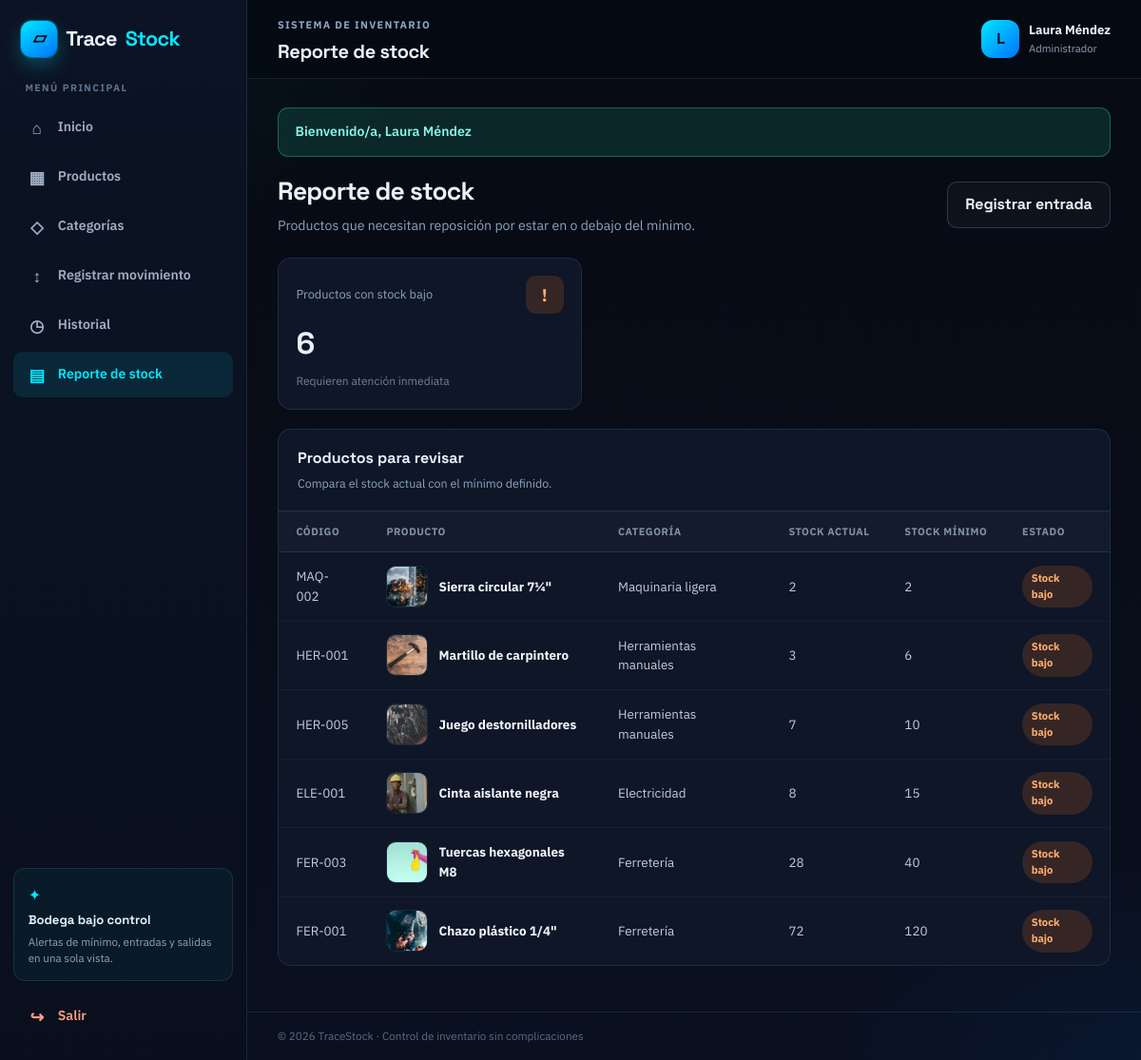
The page /reporte.php (signed in) on the database its author committed.
### tables this page shows
CREATE TABLE producto (
  id_producto   INT UNSIGNED AUTO_INCREMENT PRIMARY KEY,
  codigo        VARCHAR(30)  NOT NULL UNIQUE,
  nombre        VARCHAR(100) NOT NULL,
  descripcion   TEXT NULL,
  precio        DECIMAL(10,2) NOT NULL DEFAULT 0,
  stock_actual  INT NOT NULL DEFAULT 0,
  stock_minimo  INT NOT NULL DEFAULT 0,
  imagen        VARCHAR(120) NULL,
  id_categoria  INT UNSIGNED NOT NULL,
  CONSTRAINT fk_producto_categoria
    FOREIGN KEY (id_categoria) REFERENCES categoria(id_categoria)
    ON UPDATE CASCADE
    ON DELETE RESTRICT
);

CREATE TABLE categoria (
  id_categoria INT UNSIGNED AUTO_INCREMENT PRIMARY KEY,
  nombre       VARCHAR(100) NOT NULL UNIQUE
);

### reporte.php (the view, shortened to what this page needs)
<?php
require_once __DIR__ . '/includes/conexion.php';
require_once __DIR__ . '/includes/funciones.php';
$bajo = $mysqli->query(
    'SELECT p.nombre, p.codigo, p.stock_actual, p.stock_minimo, p.imagen, c.nombre AS categoria
     FROM producto p
     INNER JOIN categoria c ON c.id_categoria = p.id_categoria
     WHERE p.stock_actual <= p.stock_minimo
     ORDER BY p.stock_actual ASC'
)->fetch_all(MYSQLI_ASSOC);
$total = count($bajo);
require __DIR__ . '/includes/layout_inicio.php';
?>
<div class="page-heading">
  <div>
    <h1>Reporte de stock</h1>
    <p>Productos que necesitan reposición por estar en o debajo del mínimo.</p>
  </div>
  <a class="btn btn-outline" href="movimiento.php">Registrar entrada</a>
</div>
<div class="stat-grid report-stat">
  <article class="stat-card">
    <div class="stat-heading">
      <span>Productos con stock bajo</span>
      <span class="stat-icon orange-bg">!</span>
    </div>
    <strong><?= $total ?></strong>
    <small>Requieren atención inmediata</small>
  </article>
</div>
<div class="section-card">
  <div class="card-heading">
    <div>
      <h3>Productos para revisar</h3>
      <p>Compara el stock actual con el mínimo definido.</p>
    </div>
  </div>
  <div class="table-wrap table-desktop">
    <table>
      <thead>
        <tr>
          <th>Código</th>
          <th>Producto</th>
          <th>Categoría</th>
          <th>Stock actual</th>
          <th>Stock mínimo</th>
          <th>Estado</th>
        </tr>
      </thead>
      <tbody>
        <?php if (!$bajo): ?>
          <tr><td colspan="6" class="empty">Todos los productos tienen stock suficiente.</td></tr>
        <?php else: ?>
          <?php foreach ($bajo as $p): ?>
            <tr>
              <td><?= e($p['codigo']) ?></td>
              <td class="product-cell">
                <div class="product-with-img">
                  <img class="product-thumb" src="<?= e(imagenProducto($p['imagen'] ?? null)) ?>" alt="">
                  <span><?= e($p['nombre']) ?></span>
                </div>
              </td>
              <td><?= e($p['categoria']) ?></td>
              <td><?= (int) $p['stock_actual'] ?></td>
              <td><?= (int) $p['stock_minimo'] ?></td>
              <td><?= badgeStock((int) $p['stock_actual'], (int) $p['stock_minimo']) ?></td>
            </tr>
          <?php endforeach; ?>
        <?php endif; ?>
      </tbody>
    </table>
  </div>
</div>
<?php require __DIR__ . '/includes/layout_fin.php'; ?>

### includes/funciones.php (shortened to what this page needs)
<?php
function e(string $texto): string
{
    return htmlspecialchars($texto, ENT_QUOTES, 'UTF-8');
}
function badgeStock(int $stock, int $minimo): string
{
    if ($stock <= $minimo) {
        return '<span class="badge badge-low">Stock bajo</span>';
    }
    return '<span class="badge badge-ok">Disponible</span>';
}
function imagenProducto(?string $archivo): string
{
    $archivo = trim((string) $archivo);
    if ($archivo !== '' && is_file(__DIR__ . '/../img/' . basename($archivo))) {
        return 'img/' . basename($archivo);
    }
    return 'img/prod-chazo.jpg';
}

### rows shown on the page
producto: codigo "MAQ-002", imagen (picture), nombre "Sierra circular 7¼\"", id_categoria.nombre "Maquinaria ligera", stock_actual "2", stock_minimo "2"
producto: codigo "HER-001", imagen (picture), nombre "Martillo de carpintero", id_categoria.nombre "Herramientas manuales", stock_actual "3", stock_minimo "6"
producto: codigo "HER-005", imagen (picture), nombre "Juego destornilladores", id_categoria.nombre "Herramientas manuales", stock_actual "7", stock_minimo "10"
producto: codigo "ELE-001", imagen (picture), nombre "Cinta aislante negra", id_categoria.nombre "Electricidad", stock_actual "8", stock_minimo "15"
producto: codigo "FER-003", imagen (picture), nombre "Tuercas hexagonales M8", id_categoria.nombre "Ferretería", stock_actual "28", stock_minimo "40"
producto: codigo "FER-001", imagen (picture), nombre "Chazo plástico 1/4\"", id_categoria.nombre "Ferretería", stock_actual "72", stock_minimo "120"

### other values the page prints
$tituloPagina "Reporte de stock"
$inicial "L"
$usuarioNombre "Laura Méndez"
$rolLabel "Administrador"
$flash['texto'] "Bienvenido/a, Laura Méndez"
$total "6"
